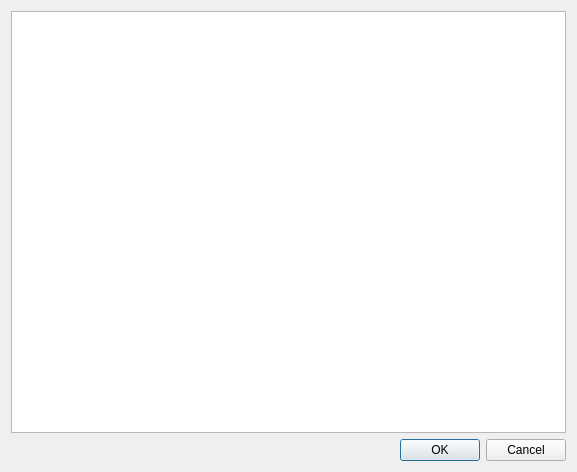
<?xml version="1.0" encoding="UTF-8"?>
<ui version="4.0">
 <class>Dialog</class>
 <widget class="QDialog" name="Dialog">
  <property name="geometry">
   <rect>
    <x>0</x>
    <y>0</y>
    <width>577</width>
    <height>472</height>
   </rect>
  </property>
  <property name="windowTitle">
   <string>PythonMVC</string>
  </property>
  <layout class="QVBoxLayout" name="verticalLayout">
   <item>
    <widget class="QTreeView" name="treeView"/>
   </item>
   <item>
    <widget class="QDialogButtonBox" name="buttonBox">
     <property name="orientation">
      <enum>Qt::Horizontal</enum>
     </property>
     <property name="standardButtons">
      <set>QDialogButtonBox::Cancel|QDialogButtonBox::Ok</set>
     </property>
    </widget>
   </item>
  </layout>
 </widget>
 <resources/>
 <connections>
  <connection>
   <sender>buttonBox</sender>
   <signal>accepted()</signal>
   <receiver>Dialog</receiver>
   <slot>accept()</slot>
   <hints>
    <hint type="sourcelabel">
     <x>248</x>
     <y>254</y>
    </hint>
    <hint type="destinationlabel">
     <x>157</x>
     <y>274</y>
    </hint>
   </hints>
  </connection>
  <connection>
   <sender>buttonBox</sender>
   <signal>rejected()</signal>
   <receiver>Dialog</receiver>
   <slot>reject()</slot>
   <hints>
    <hint type="sourcelabel">
     <x>316</x>
     <y>260</y>
    </hint>
    <hint type="destinationlabel">
     <x>286</x>
     <y>274</y>
    </hint>
   </hints>
  </connection>
 </connections>
</ui>
